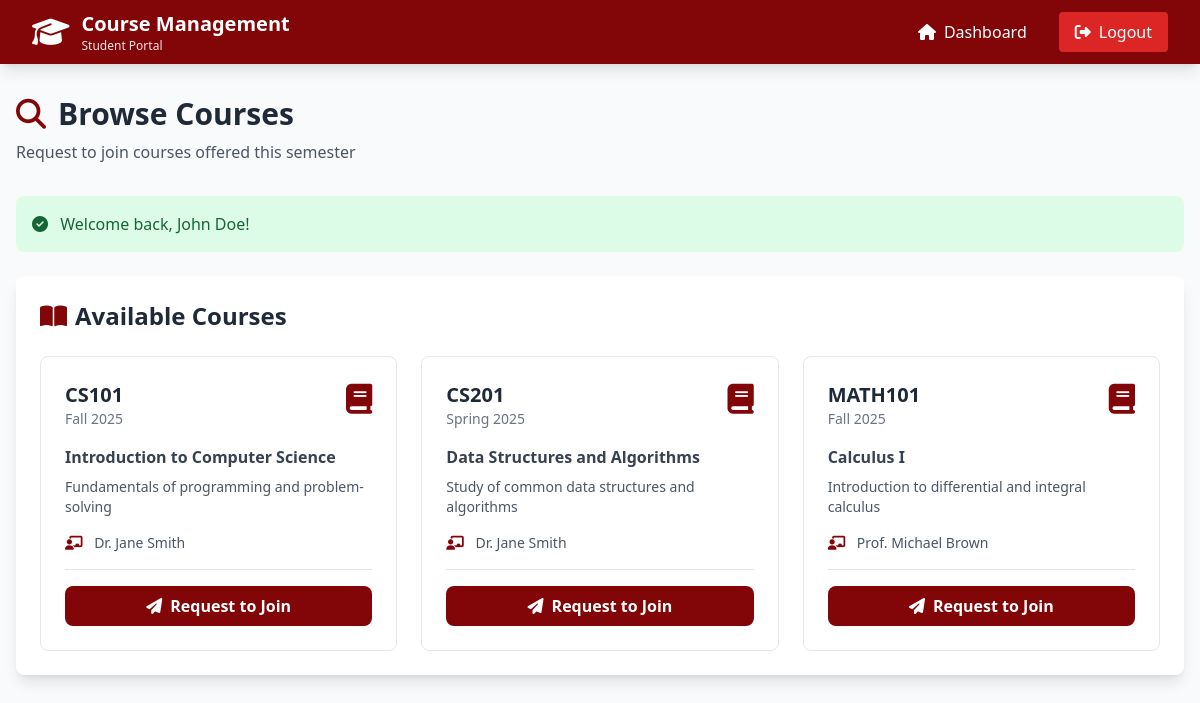
Screenshot of /browse_courses.php (signed in) with the database file from the repository.
### tables this page shows
CREATE TABLE IF NOT EXISTS courses (
    course_id INT PRIMARY KEY AUTO_INCREMENT,
    course_code VARCHAR(20) UNIQUE NOT NULL,
    course_name VARCHAR(100) NOT NULL,
    faculty_id INT,
    semester VARCHAR(20),
    year INT,
    description TEXT,
    created_at TIMESTAMP DEFAULT CURRENT_TIMESTAMP,
    FOREIGN KEY (faculty_id) REFERENCES users(user_id) ON DELETE SET NULL,
    INDEX idx_course_code (course_code),
    INDEX idx_faculty (faculty_id)
);

CREATE TABLE IF NOT EXISTS users (
    user_id INT PRIMARY KEY AUTO_INCREMENT,
    name VARCHAR(100) NOT NULL,
    email VARCHAR(100) UNIQUE NOT NULL,
    password VARCHAR(255) NOT NULL,
    role ENUM('student', 'faculty', 'admin') NOT NULL DEFAULT 'student',
    ashesi_id VARCHAR(20) UNIQUE NOT NULL,
    created_at TIMESTAMP DEFAULT CURRENT_TIMESTAMP,
    last_login TIMESTAMP NULL,
    INDEX idx_email (email),
    INDEX idx_ashesi_id (ashesi_id),
    INDEX idx_role (role)
);

### helpers.php (called while the page is built, shortened)
<?php
function getFlashMessage() {
    if (isset($_SESSION['flash_message'])) {
        $message = $_SESSION['flash_message'];
        return $message;
    }
    return null;
}
?>

### browse_courses.php (the view, shortened to what this page needs)
<?php
require_once 'helpers.php';
$flashMessage = getFlashMessage();
$studentId = $_SESSION['user_id'];
$pdo = getDatabaseConnection();
$stmt = $pdo->prepare("
    SELECT c.course_id, c.course_code, c.course_name, c.semester, c.year, c.description,
           u.name as faculty_name
    FROM courses c
    LEFT JOIN users u ON c.faculty_id = u.user_id
    WHERE c.course_id NOT IN (
        SELECT course_id FROM enrollments WHERE student_id = :student_id1
    )
    AND c.course_id NOT IN (
        SELECT course_id FROM course_requests
        WHERE student_id = :student_id2 AND status = 'pending'
    )
    ORDER BY c.course_code
");
$stmt->execute(['student_id1' => $studentId, 'student_id2' => $studentId]);
$availableCourses = $stmt->fetchAll();
?>
<!DOCTYPE html>
<html lang="en">
<head>
    <script src="https://cdn.tailwindcss.com"></script>
    <link rel="stylesheet" href="https://cdnjs.cloudflare.com/ajax/libs/font-awesome/6.4.0/css/all.min.css">
</head>
<body class="bg-gray-50 min-h-screen">
    <nav class="bg-ashesi-maroon text-white shadow-lg">
        <div class="max-w-7xl mx-auto px-4 sm:px-6 lg:px-8">
            <div class="flex justify-between items-center h-16">
                <div class="flex items-center">
                    <i class="fas fa-graduation-cap text-3xl mr-3"></i>
                    <div>
                        <h1 class="text-xl font-bold">Course Management</h1>
                        <p class="text-xs opacity-90">Student Portal</p>
                    </div>
                </div>
                <div class="flex items-center space-x-4">
                    <a href="dashboard.php" class="hover:bg-red-900 px-4 py-2 rounded">
                        <i class="fas fa-home mr-2"></i>Dashboard
                    </a>
                    <a href="logout.php" class="bg-red-600 px-4 py-2 rounded hover:bg-red-700">
                        <i class="fas fa-sign-out-alt mr-2"></i>Logout
                    </a>
                </div>
            </div>
        </div>
    </nav>
    <div class="max-w-7xl mx-auto px-4 py-8">
        <div class="mb-8">
            <h2 class="text-3xl font-bold text-gray-800">
                <i class="fas fa-search text-ashesi-maroon mr-3"></i>Browse Courses
            </h2>
            <p class="text-gray-600 mt-2">Request to join courses offered this semester</p>
        </div>
        <?php if ($flashMessage): ?>
            <div class="mb-6 p-4 rounded-lg <?php echo $flashMessage['type'] === 'success' ? 'bg-green-100 text-green-800' : 'bg-red-100 text-red-800'; ?>">
                <i class="fas <?php echo $flashMessage['type'] === 'success' ? 'fa-check-circle' : 'fa-exclamation-circle'; ?> mr-2"></i>
                <?php echo htmlspecialchars($flashMessage['message']); ?>
            </div>
        <?php endif; ?>
        <div class="bg-white rounded-lg shadow-lg p-6 mb-8">
            <h3 class="text-2xl font-bold text-gray-800 mb-6">
                <i class="fas fa-book-open text-ashesi-maroon mr-2"></i>Available Courses
            </h3>
            <?php if (empty($availableCourses)): ?>
                <div class="text-center py-12">
                    <i class="fas fa-inbox text-6xl text-gray-300 mb-4"></i>
                    <p class="text-gray-600 text-lg">No available courses at the moment</p>
                    <p class="text-gray-500 text-sm mt-2">You're either enrolled in all courses or have pending requests for them</p>
                </div>
            <?php else: ?>
                <div class="grid grid-cols-1 md:grid-cols-2 lg:grid-cols-3 gap-6">
                    <?php foreach ($availableCourses as $course): ?>
                        <div class="border border-gray-200 rounded-lg p-6 hover:shadow-lg transition duration-200">
                            <div class="flex items-start justify-between mb-4">
                                <div>
                                    <h4 class="text-xl font-bold text-gray-800"><?php echo htmlspecialchars($course['course_code']); ?></h4>
                                    <p class="text-sm text-gray-500"><?php echo htmlspecialchars($course['semester'] . ' ' . $course['year']); ?></p>
                                </div>
                                <i class="fas fa-book text-3xl text-ashesi-maroon"></i>
                            </div>
                            <h5 class="font-semibold text-gray-700 mb-2"><?php echo htmlspecialchars($course['course_name']); ?></h5>
                            <?php if ($course['description']): ?>
                                <p class="text-sm text-gray-600 mb-4 line-clamp-3"><?php echo htmlspecialchars($course['description']); ?></p>
                            <?php endif; ?>
                            <div class="mb-4 pb-4 border-b">
                                <p class="text-sm text-gray-600">
                                    <i class="fas fa-chalkboard-teacher text-ashesi-maroon mr-2"></i>
                                    <?php echo htmlspecialchars($course['faculty_name'] ?? 'TBA'); ?>
                                </p>
                            </div>
                            <form action="request_join_handler.php" method="POST">
                                <button
                                    type="submit"
                                    class="w-full bg-ashesi-maroon text-white py-2 rounded-lg hover:bg-red-900 transition duration-200 font-semibold"
                                >
                                    <i class="fas fa-paper-plane mr-2"></i>Request to Join
                                </button>
                            </form>
                        </div>
                    <?php endforeach; ?>
                </div>
            <?php endif; ?>
        </div>
    </div>
</body>
</html>

### rows the page displays
courses: course_code "CS101", semester+year "Fall 2025", course_name "Introduction to Computer Science", description "Fundamentals of programming and problem-solving", faculty.name "Dr. Jane Smith"
courses: course_code "CS201", semester+year "Spring 2025", course_name "Data Structures and Algorithms", description "Study of common data structures and algorithms", faculty.name "Dr. Jane Smith"
courses: course_code "MATH101", semester+year "Fall 2025", course_name "Calculus I", description "Introduction to differential and integral calculus", faculty.name "Prof. Michael Brown"

### other values shown
$flashMessage['message'] "Welcome back, John Doe!"
